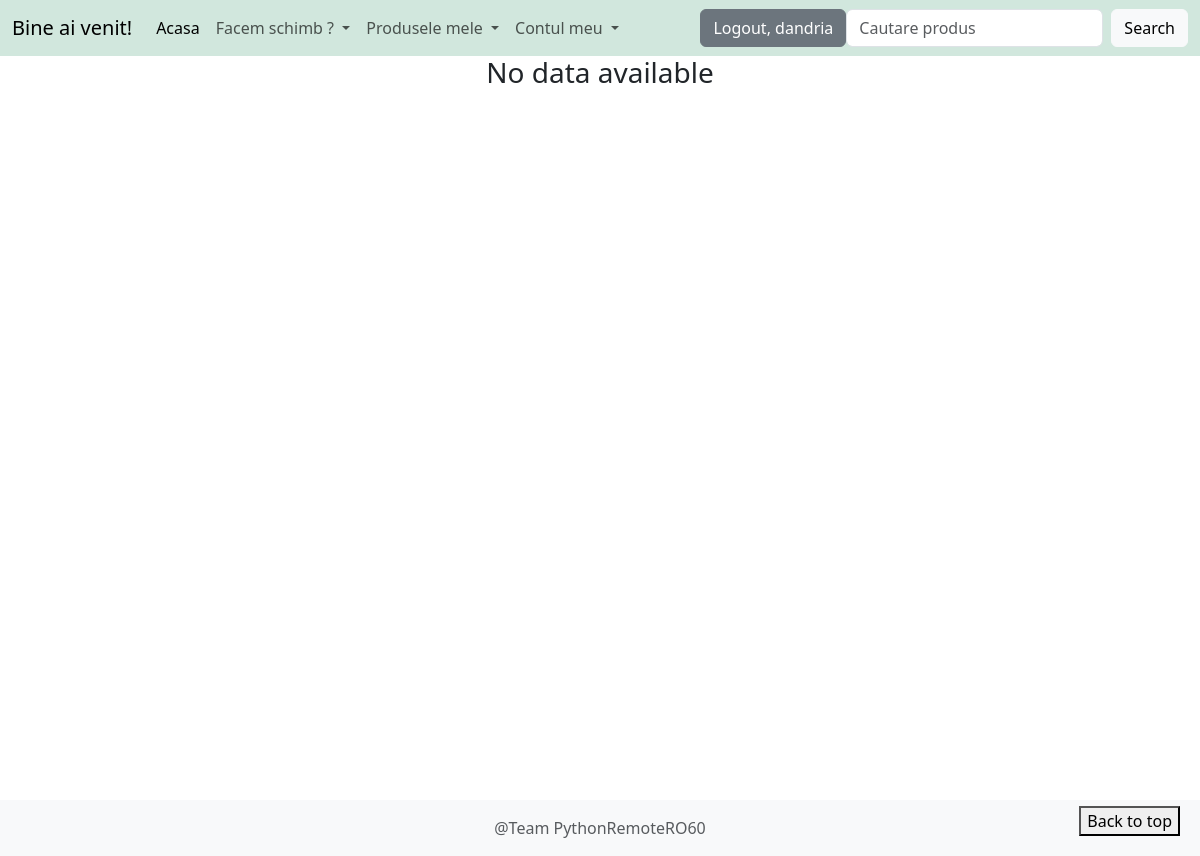
Page /list_requests (signed in) on the earlier database version.
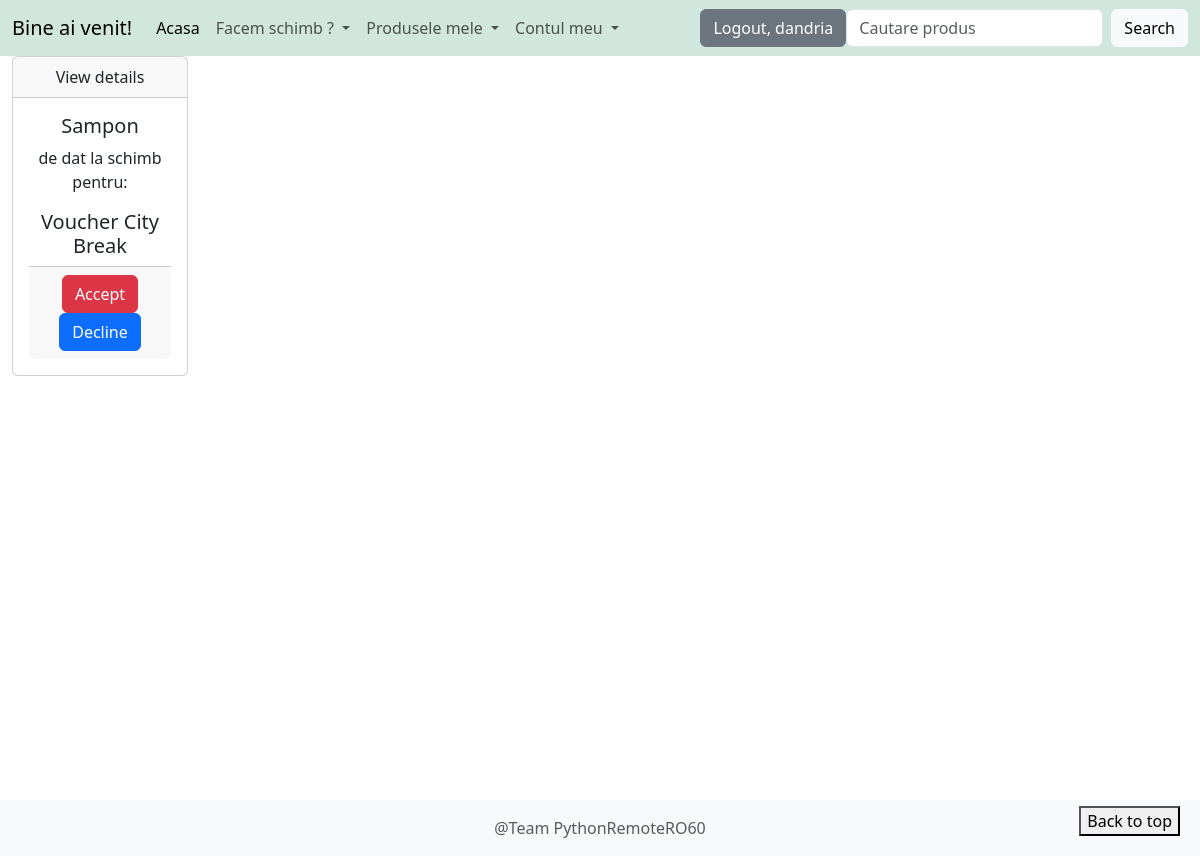
Same page on the later database version.
### product/models.py (models this page shows, shortened)
class  ExchangeRequestModel(models.Model):
	choices = [('a', 'Accepted'), ('d', 'Declined'), ('u', 'Unprocessed')]
	owner = models.ForeignKey(User, on_delete=models.CASCADE, related_name='original_owner')
	requester = models.ForeignKey(User, on_delete=models.CASCADE, related_name='requester')
	base_product = models.ForeignKey(Product, on_delete=models.CASCADE, related_name='exchange_offers')
	exchange_for = models.ManyToManyField(Product, related_name='exchange_offers_for')
	accepted = models.CharField(max_length=1, choices=choices, default='u')
	created_at = models.DateTimeField(auto_now_add=True)
	updated_at = models.DateTimeField(auto_now=True)

class Product(models.Model):
	name = models.CharField(max_length=50)
	price = models.DecimalField(max_digits=9, decimal_places=2, null=True, blank=True)
	description = models.TextField(max_length=400)
	category = models.ForeignKey(Category, on_delete=models.CASCADE, related_name='products')
	user = models.ForeignKey(User, on_delete=models.CASCADE, null=True)
	product_picture = models.ImageField(upload_to='product_pictures/', null=True, blank=True)
	created_at = models.DateTimeField(auto_now_add=True)
	updated_at = models.DateTimeField(auto_now=True)

### product/views.py (the view)
# urls.py: path('list_requests', views.ReceivedExchangeRequestList.as_view(), name='list-requests'),
class ReceivedExchangeRequestList(LoginRequiredMixin, ListView):
	template_name = 'product/received_exchange_requests.html'
	model = ExchangeRequestModel
	context_object_name = 'exchange_requests'
	def get_queryset(self):
		query_set = self.model.objects.filter(owner=self.request.user, accepted='u').prefetch_related("exchange_for")
		return query_set

### templates/product/received_exchange_requests.html (shortened to what this page needs)
{% extends 'base.html' %}
{% block content %}
    <div class="container-fluid">
        <div class="row">
            {% if exchange_requests %}
                {% for exchange_request in exchange_requests %}
                    <div class="col-md-2">
                        <div class="card text-center">
                            <div class="card-header">
                                View details
                            </div>
                            <div class="card-body">
                                <h5 class="card-title">{{ exchange_request.base_product.name }}</h5>
                                <p>de dat la schimb pentru:</p>
                                {% for product in exchange_request.exchange_for.all %}
                                    <h5 class="card-text">{{ product.name }}</h5>
                                {% endfor %}
                                <div class="card-footer text-center">
                                    <form method="post" style="display: inline" action= {% url 'accept-exchange' %}>
                                        <button type="submit" class="btn btn-danger">Accept</button>
                                    <form method="post" style="display: inline" action= {% url 'accept-exchange' %}>
                                        <button type="submit" class="btn btn-primary">Decline</button>
                                </div>
                            </div>
                        </div>
                    </div>
                {% endfor %}
            {% else %}
                <div>
                    <h3 class="text-center">No data available</h3>
                </div>
            {% endif %}
        </div>
    </div>
{% endblock %}

Differences in the rows shown:
added ExchangeRequestModel: base_product.name "Sampon"
now on this page (row edited): Product: name "Voucher City Break"
Other differences:
text no longer shown: "No data available"
